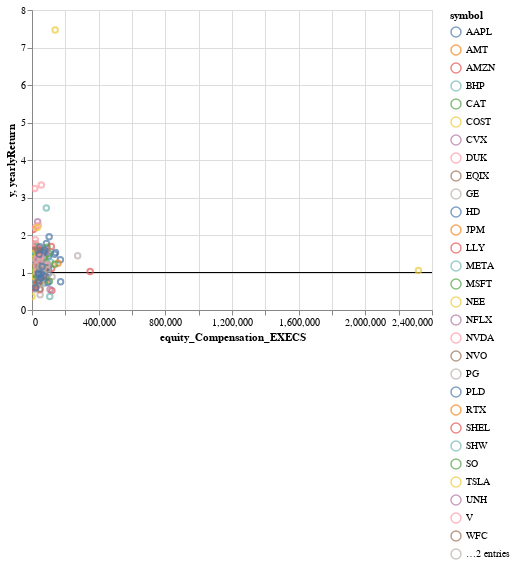

This figure's notebook cell:
### Markdown cell above
equity compensation  excuatives

### Code cell
line = alt.Chart(pd.DataFrame({'y': [1]})).mark_rule().encode(y='y')
chart = alt.Chart(df).mark_point().encode(
    x='equity_Compensation_EXECS',
    y='yearlyReturn',
    tooltip=["equity_Compensation_EXECS","yearlyReturn","symbol","year"],
    color = "symbol"
    #color= alt.Color("yearlyReturn",scale=alt.Scale( range=['red',"green","purple"]))
).interactive()
line+chart

### Figure 1 — Vega-Lite specification as saved in the notebook (floating-point values rounded to 4 significant figures; data arrays with more than 128 entries replaced by an {"elided": "..."} marker saying what was removed)
{"config": {"view": {"continuousWidth": 400, "continuousHeight": 300}}, "layer": [{"data": {"name": "data-d764767e7dd3b10b2c76c1355ce10ef3"}, "mark": "rule", "encoding": {"y": {"field": "y", "type": "quantitative"}}}, {"data": {"name": "data-3453d6738a47eb2a9b687e2fff308b64"}, "mark": "point", "encoding": {"color": {"field": "symbol", "type": "nominal"}, "tooltip": [{"field": "equity_Compensation_EXECS", "type": "quantitative"}, {"field": "yearlyReturn", "type": "quantitative"}, {"field": "symbol", "type": "nominal"}, {"field": "year", "type": "quantitative"}], "x": {"field": "equity_Compensation_EXECS", "type": "quantitative"}, "y": {"field": "yearlyReturn", "type": "quantitative"}}, "selection": {"selector004": {"type": "interval", "bind": "scales", "encodings": ["x", "y"]}}}], "$schema": "https://vega.github.io/schema/vega-lite/v4.17.0.json", "datasets": {"data-d764767e7dd3b10b2c76c1355ce10ef3": [{"y": 1}], "data-3453d6738a47eb2a9b687e2fff308b64": {"elided": "310 records"}}}
